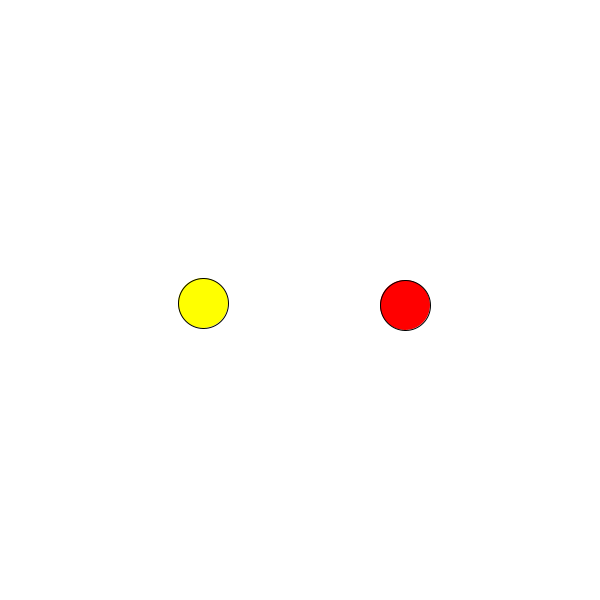
Frame 1 (no input)
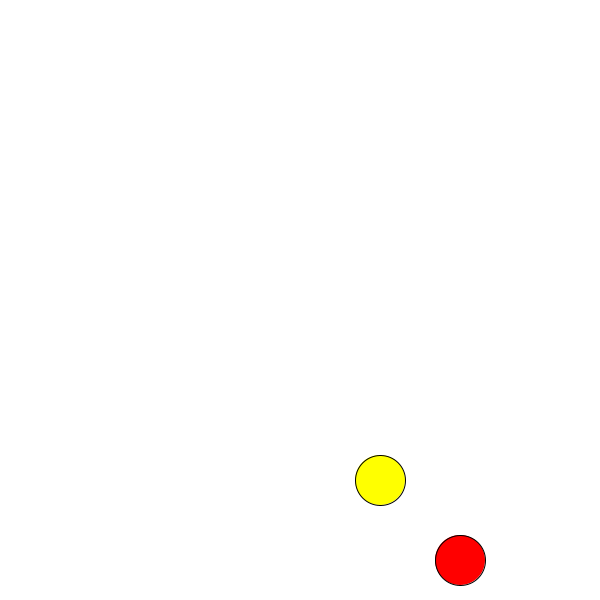
Frame 60 (the mouse pressed at the canvas centre just before this capture)
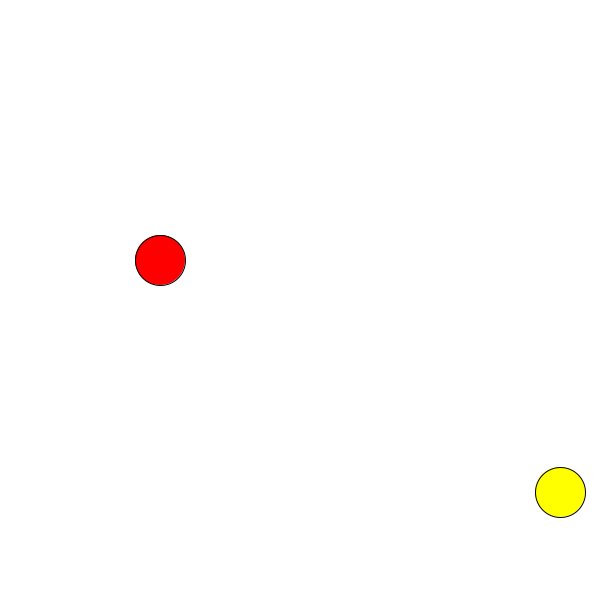
Frame 120 (the mouse held since frame 60 and released just before this capture)

The Processing sketch that drew these frames (run headless with seeded random() and noise(); from frame 60 on, the mouse is pressed at the canvas centre):

// Processing sketch: AT_33333
// ── AT_33333.pde
int x = 400;
int y = 300;
int x1 = 200;
int y1 = 300;
int dirX = 5;
int dirY = 5;
int dirX1 = 3;
int dirY1 = 3;
int diam = 50;

boolean isCircle = true;
boolean isTriangle = true;
boolean isRect = true;

void setup(){
  size(600, 600);
}

void draw(){
  background(255);
  x += dirX;
  y += dirY;
  x1 += dirX1;
  y1 += dirY1;
  ellipses();
  changes();
}

void ellipses(){
  fill(255, 255, 0);
  circle(x1, y1, diam);
  
  if(isCircle){
    fill(255, 0, 0);
    circle(x, y, diam);
  }
  else if(isTriangle){
    fill(255, 0, 0);
    triangle(x-diam/2, y-diam/2, x, y+diam/2, x+diam/2, y-diam/2);
  }
  else if(isRect){
    fill(255, 0, 0);
    rect(x-diam/2, y-diam/2, diam, diam);
  }
}

void changes(){
  if(x+diam/2 > width){
    isCircle = false;
    isTriangle = false;
    isRect = true;
    dirX *= -1;
  }
  if(x-diam/2 < 0){
    isCircle = false;
    isTriangle = true;
    isRect = false;
    dirX *= -1;
  }
  if(x1+diam/2 > width || x1-diam/2 < 0){
    dirX1 *= -1;
  }
  
  if(y+diam/2 > height || y-diam/2 < 0){
    isCircle = true;
    isTriangle = false;
    isRect = false;
    dirY *= -1;
  }
  if(y1+diam/2 > height || y1-diam/2 < 0){
    dirY1 *= -1;
  }
}
